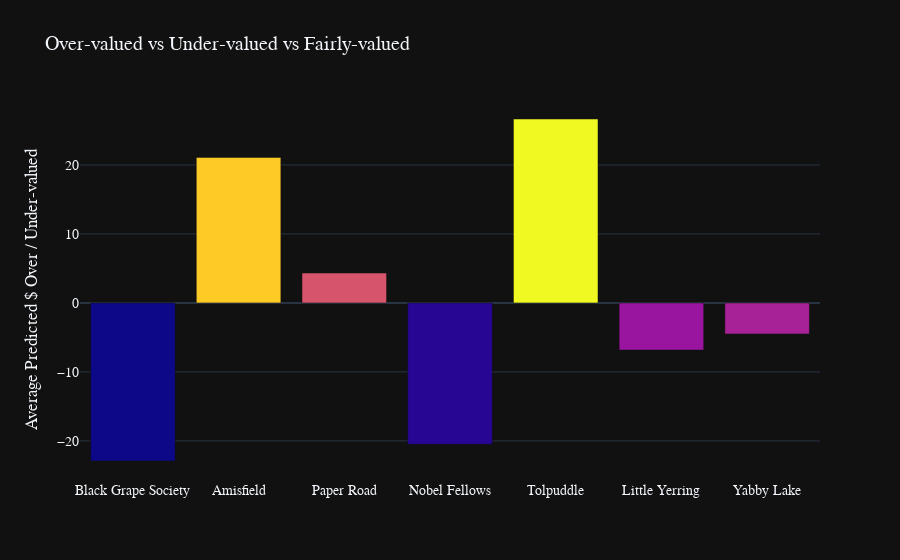

Here is the notebook cell this chart was saved with:
### Markdown cell above
### Which wines were the most over-valued, under-valued, and fairly-valued?

### Code cell
fig = go.Figure(data=[go.Bar(
    x=list(pred_results.iloc[:, 0:7].columns),
    y=list(pred_results.iloc[:, 0:7].apply(lambda x: (x.sum()/len(pred_results.index)), axis=0).values),
    marker={'color': list(pred_results.iloc[:, 0:7].apply(lambda x: (x.sum()/len(pred_results.index)), axis=0).values), 
            'colorscale': 'Plasma'})])

fig.update_layout(title_text='Over-valued vs Under-valued vs Fairly-valued',
                 font = dict(family = "Arial", size=14),
                 yaxis=dict(
                    title='Average Predicted $ Over / Under-valued')
                 )

fig = go.FigureWidget(fig)
fig.layout.template = 'plotly_dark'
fig.show()

### Figure 1 — Plotly figure (JSON) as saved in the notebook; plotly's stock layout.template omitted (floating-point values rounded to 4 significant figures)
{"data": [{"marker": {"color": [-22.92, 21.1, 4.333, -20.5, 26.67, -6.833, -4.5], "colorscale": [[0, "#0d0887"], [0.1111, "#46039f"], [0.2222, "#7201a8"], [0.3333, "#9c179e"], [0.4444, "#bd3786"], [0.5556, "#d8576b"], [0.6667, "#ed7953"], [0.7778, "#fb9f3a"], [0.8889, "#fdca26"], [1, "#f0f921"]]}, "type": "bar", "uid": "6ace9a65-587f-4341-9fc2-cf5d6479a1ee", "x": ["Black Grape Society", "Amisfield", "Paper Road", "Nobel Fellows", "Tolpuddle", "Little Yerring", "Yabby Lake"], "y": [-22.92, 21.1, 4.333, -20.5, 26.67, -6.833, -4.5]}], "layout": {"font": {"family": "Arial", "size": 14}, "title": {"text": "Over-valued vs Under-valued vs Fairly-valued"}, "yaxis": {"title": {"text": "Average Predicted $ Over / Under-valued"}}}}
